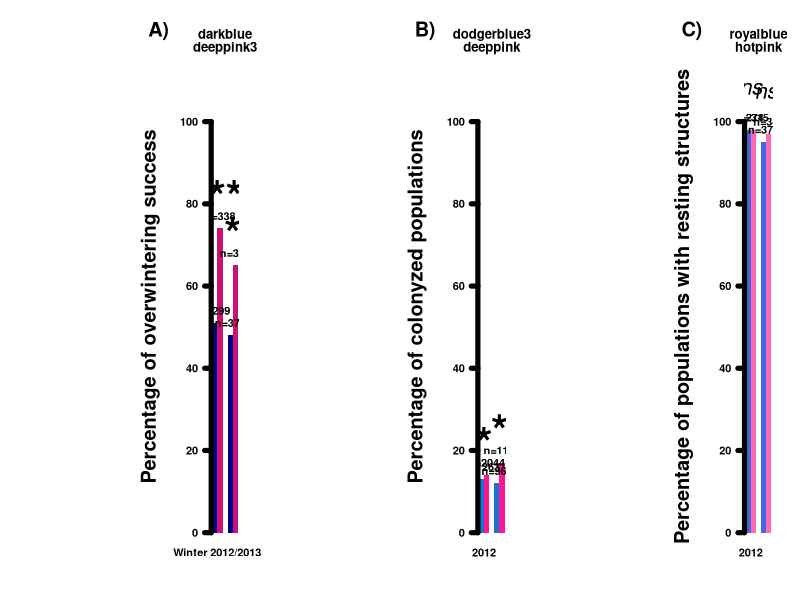
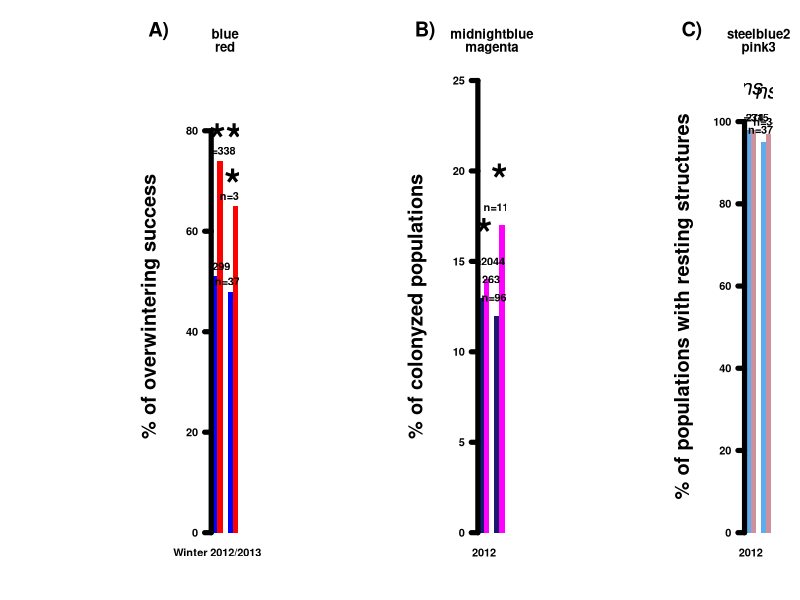
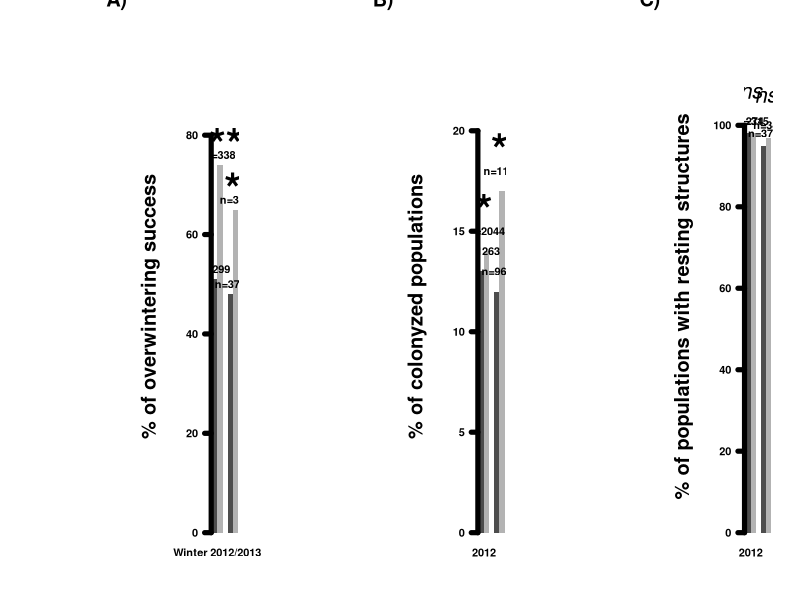
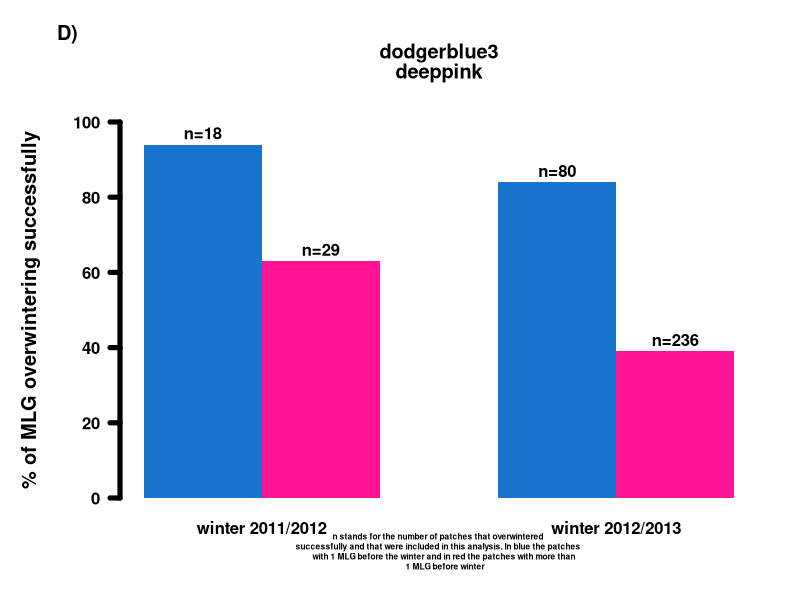

Write R code to recreate these figures, in order.
###############################################################################
###############################################################################
#barplot of the effect of coinfection on different parameters
###############################################################################
###############################################################################


###############################################################################
#first try
###############################################################################

op<-par(mfrow=c(1,3),mar=c(5.1,16,6.1,2.1), oma=c(0,0,0,0))

#first plot for the overwintering success
coolcol<-c("darkblue","deeppink3")
datmat<-matrix(c(51,74,48,65),nrow=2)
temp<-barplot(datmat,beside=TRUE,border=NA,col=coolcol,
              names.arg=list("Winter 2012/2013","Winter 2013/2014"),
              main=coolcol,font=2,las=1,cex.lab=2,lwd=5,ylim=c(0,110))
mtext(side=2,text="Percentage of overwintering success",line=4,font=2,cex=1.2)
text(temp[1],datmat[1]+3,"n=299",font=2)
text(temp[2],datmat[2]+3,"n=338",font=2)
text((temp[1]+temp[2])/2,max(datmat[1:2])+10,"***",font=2,cex=4)
text(temp[3],datmat[3]+3,"n=372",font=2)
text(temp[4],datmat[4]+3,"n=346",font=2)
text((temp[3]+temp[4])/2,max(datmat[3:4])+10,"*",font=2,cex=4)
mtext(side=2,text="A)",font=2,cex=1.2,adj=3,padj=-18,las=1)

#second plot for the colonization success
coolcol<-c("dodgerblue3","deeppink")
datmat<-matrix(c(13,14,12,17),nrow=2)
temp<-barplot(datmat,beside=TRUE,border=NA,col=coolcol,
              names.arg=list("2012","2013"),
              main=coolcol,font=2,las=1,cex.lab=2,lwd=5,ylim=c(0,110))
mtext(side=2,text="Percentage of colonyzed populations",line=4,font=2,cex=1.2)
text(temp[1],datmat[1]+3,"n=1263",font=2)
text(temp[2],datmat[2]+3,"n=2044",font=2)
text((temp[1]+temp[2])/2,max(datmat[1:2])+10,"*",font=2,cex=4)
text(temp[3],datmat[3]+3,"n=962",font=2)
text(temp[4],datmat[4]+3,"n=1184",font=2)
text((temp[3]+temp[4])/2,max(datmat[3:4])+10,"*",font=2,cex=4)
mtext(side=2,text="B)",font=2,cex=1.2,adj=3,padj=-18,las=1)

#third plot for the production of overwintering structures
coolcol<-c("royalblue","hotpink")
datmat<-matrix(c(98,98,95,97),nrow=2)
temp<-barplot(datmat,beside=TRUE,border=NA,col=coolcol,
              names.arg=list("2012","2013"),
              main=coolcol,font=2,las=1,cex.lab=2,lwd=5,ylim=c(0,110))
mtext(side=2,text="Percentage of populations with resting structures",
      line=4,font=2,cex=1.2)
text(temp[1],datmat[1]+3,"n=274",font=2)
text(temp[2],datmat[2]+3,"n=315",font=2)
text((temp[1]+temp[2])/2,max(datmat[1:2])+10,"ns",font=3,cex=2)
text(temp[3],datmat[3]+3,"n=374",font=2)
text(temp[4],datmat[4]+3,"n=343",font=2)
text((temp[3]+temp[4])/2,max(datmat[3:4])+10,"ns",font=3,cex=2)
mtext(side=2,text="C)",font=2,cex=1.2,adj=3,padj=-18,las=1)

par(op)

#export to pdf 16 X 9 inches


###############################################################################
#second try
###############################################################################

op<-par(mfrow=c(1,3),mar=c(5.1,16,6.1,2.1), oma=c(0,0,0,0))

#first plot for the overwintering success
coolcol<-c("blue","red")
datmat<-matrix(c(51,74,48,65),nrow=2)
temp<-barplot(datmat,beside=TRUE,border=NA,col=coolcol,
              names.arg=list("Winter 2012/2013","Winter 2013/2014"),
              main=coolcol,font=2,las=1,cex.lab=2,lwd=5,ylim=c(0,90))
mtext(side=2,text="% of overwintering success",line=4,font=2,cex=1.2)
text(temp[1],datmat[1]+2,"n=299",font=2)
text(temp[2],datmat[2]+2,"n=338",font=2)
text((temp[1]+temp[2])/2,max(datmat[1:2])+6,"***",font=2,cex=4)
text(temp[3],datmat[3]+2,"n=372",font=2)
text(temp[4],datmat[4]+2,"n=346",font=2)
text((temp[3]+temp[4])/2,max(datmat[3:4])+6,"*",font=2,cex=4)
mtext(side=2,text="A)",font=2,cex=1.2,adj=3,padj=-18,las=1)

#second plot for the colonization success
coolcol<-c("midnightblue","magenta")
datmat<-matrix(c(13,14,12,17),nrow=2)
temp<-barplot(datmat,beside=TRUE,border=NA,col=coolcol,
              names.arg=list("2012","2013"),
              main=coolcol,font=2,las=1,cex.lab=2,lwd=5,ylim=c(0,25))
mtext(side=2,text="% of colonyzed populations",line=4,font=2,cex=1.2)
text(temp[1],datmat[1]+1,"n=1263",font=2)
text(temp[2],datmat[2]+1,"n=2044",font=2)
text((temp[1]+temp[2])/2,max(datmat[1:2])+3,"*",font=2,cex=4)
text(temp[3],datmat[3]+1,"n=962",font=2)
text(temp[4],datmat[4]+1,"n=1184",font=2)
text((temp[3]+temp[4])/2,max(datmat[3:4])+3,"*",font=2,cex=4)
mtext(side=2,text="B)",font=2,cex=1.2,adj=3,padj=-18,las=1)

#third plot for the production of overwintering structures
coolcol<-c("steelblue2","pink3")
datmat<-matrix(c(98,98,95,97),nrow=2)
temp<-barplot(datmat,beside=TRUE,border=NA,col=coolcol,
              names.arg=list("2012","2013"),
              main=coolcol,font=2,las=1,cex.lab=2,lwd=5,ylim=c(0,110))
mtext(side=2,text="% of populations with resting structures",
      line=4,font=2,cex=1.2)
text(temp[1],datmat[1]+3,"n=274",font=2)
text(temp[2],datmat[2]+3,"n=315",font=2)
text((temp[1]+temp[2])/2,max(datmat[1:2])+10,"ns",font=3,cex=2)
text(temp[3],datmat[3]+3,"n=374",font=2)
text(temp[4],datmat[4]+3,"n=343",font=2)
text((temp[3]+temp[4])/2,max(datmat[3:4])+10,"ns",font=3,cex=2)
mtext(side=2,text="C)",font=2,cex=1.2,adj=3,padj=-18,las=1)

par(op)

#export to pdf 16 X 9 inches

which(colors()=="hotpink")


###############################################################################
#third try, this time not in color, but with 2 shades of greys
###############################################################################

op<-par(mfrow=c(1,3),mar=c(5.1,16,6.1,2.1), oma=c(0,0,0,0))

#first plot for the overwintering success
coolcol<-c("grey30","grey70")
datmat<-matrix(c(51,74,48,65),nrow=2)
temp<-barplot(datmat,beside=TRUE,border=NA,col=coolcol,
              names.arg=list("Winter 2012/2013","Winter 2013/2014"),
              font=2,las=1,cex.lab=2,lwd=5,ylim=c(0,91))
mtext(side=2,text="% of overwintering success",line=4,font=2,cex=1.2)
text(temp[1],datmat[1]+2,"n=299",font=2)
text(temp[2],datmat[2]+2,"n=338",font=2)
text((temp[1]+temp[2])/2,max(datmat[1:2])+6,"***",font=2,cex=4)
text(temp[3],datmat[3]+2,"n=372",font=2)
text(temp[4],datmat[4]+2,"n=346",font=2)
text((temp[3]+temp[4])/2,max(datmat[3:4])+6,"*",font=2,cex=4)
mtext(side=2,text="A)",font=2,cex=1.2,adj=5,padj=-20,las=1)

#second plot for the colonization success
datmat<-matrix(c(13,14,12,17),nrow=2)
temp<-barplot(datmat,beside=TRUE,border=NA,col=coolcol,
              names.arg=list("2012","2013"),
              font=2,las=1,cex.lab=2,lwd=5,ylim=c(0,22.5))
mtext(side=2,text="% of colonyzed populations",line=4,font=2,cex=1.2)
text(temp[1],datmat[1]+1,"n=1263",font=2)
text(temp[2],datmat[2]+1,"n=2044",font=2)
text((temp[1]+temp[2])/2,max(datmat[1:2])+2.5,"*",font=2,cex=4)
text(temp[3],datmat[3]+1,"n=962",font=2)
text(temp[4],datmat[4]+1,"n=1184",font=2)
text((temp[3]+temp[4])/2,max(datmat[3:4])+2.5,"*",font=2,cex=4)
mtext(side=2,text="B)",font=2,cex=1.2,adj=5,padj=-20,las=1)

#third plot for the production of overwintering structures
datmat<-matrix(c(98,98,95,97),nrow=2)
temp<-barplot(datmat,beside=TRUE,border=NA,col=coolcol,
              names.arg=list("2012","2013"),
              font=2,las=1,cex.lab=2,lwd=5,ylim=c(0,111))
mtext(side=2,text="% of populations with resting structures",
      line=4,font=2,cex=1.2)
text(temp[1],datmat[1]+3,"n=274",font=2)
text(temp[2],datmat[2]+3,"n=315",font=2)
text((temp[1]+temp[2])/2,max(datmat[1:2])+10,"ns",font=3,cex=2)
text(temp[3],datmat[3]+3,"n=374",font=2)
text(temp[4],datmat[4]+3,"n=343",font=2)
text((temp[3]+temp[4])/2,max(datmat[3:4])+10,"ns",font=3,cex=2)
mtext(side=2,text="C)",font=2,cex=1.2,adj=5,padj=-20,las=1)

par(op)

#export to pdf 16 X 9 inches


###############################################################################
#barplot for the mono-MLG vs several-MLG MLG survival rate
###############################################################################

op<-par(mfrow=c(1,1),mar=c(5.1,6,6.1,2.1), oma=c(0,0,0,0))

coolcol<-c("dodgerblue3","deeppink")
datmat<-matrix(c(94,63,84,39),nrow=2)
temp<-barplot(datmat,beside=TRUE,border=NA,col=coolcol,
              names.arg=list("winter 2011/2012","winter 2012/2013"),
              main=coolcol,font=2,las=1,cex.lab=2,lwd=5,ylim=c(0,100))
mtext(side=2,text="% of MLG overwintering successfully",line=4,font=2,cex=1.2)
text(temp[1],datmat[1]+3,"n=18",font=2)
text(temp[2],datmat[2]+3,"n=29",font=2)
#text((temp[1]+temp[2])/2,max(datmat[1:2])+3,"*",font=2,cex=4)
text(temp[3],datmat[3]+3,"n=80",font=2)
text(temp[4],datmat[4]+3,"n=236",font=2)
#text((temp[3]+temp[4])/2,max(datmat[3:4])+3,"*",font=2,cex=4)
mtext(side=2,text="D)",font=2,cex=1.2,adj=3,padj=-18,las=1)
mtext(side=1,text="n stands for the number of patches that overwintered 
successfully and that were included in this analysis. In blue the patches 
      with 1 MLG before the winter and in red the patches with more than 
      1 MLG before winter",
      font=2,cex=0.5,adj=NA,padj=1.5,las=0)

par(op)

#export to pdf 6 X 9 inches


###############################################################################
#END
###############################################################################
